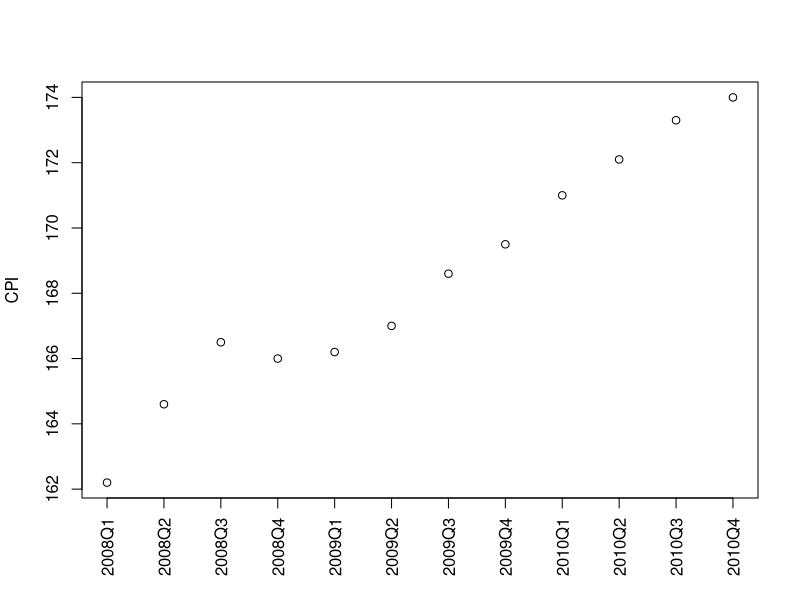
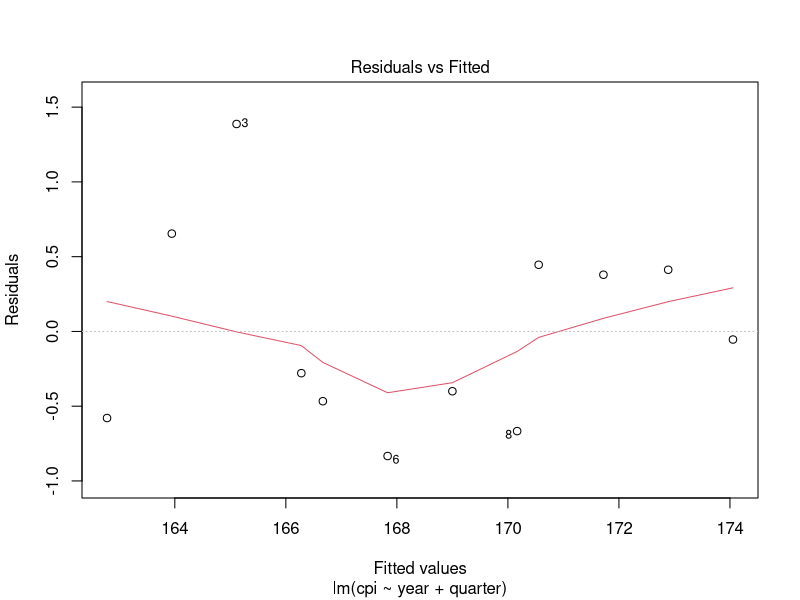
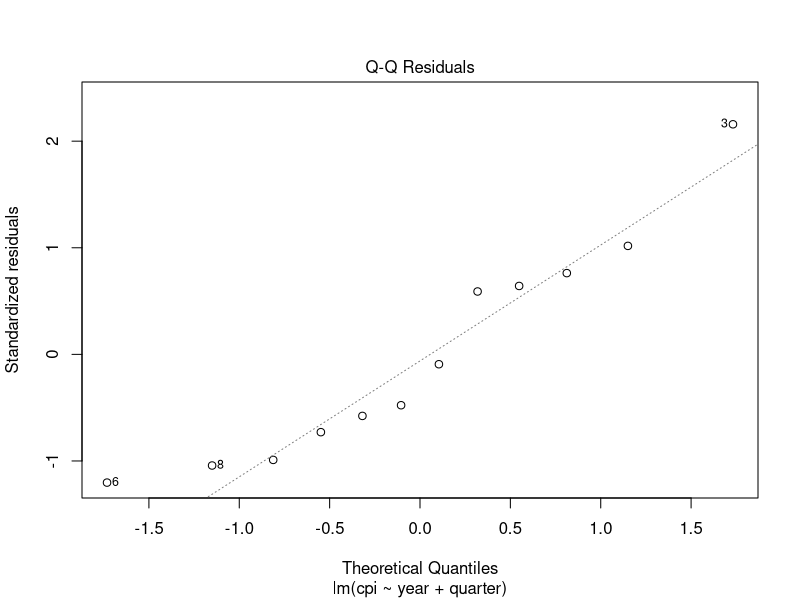
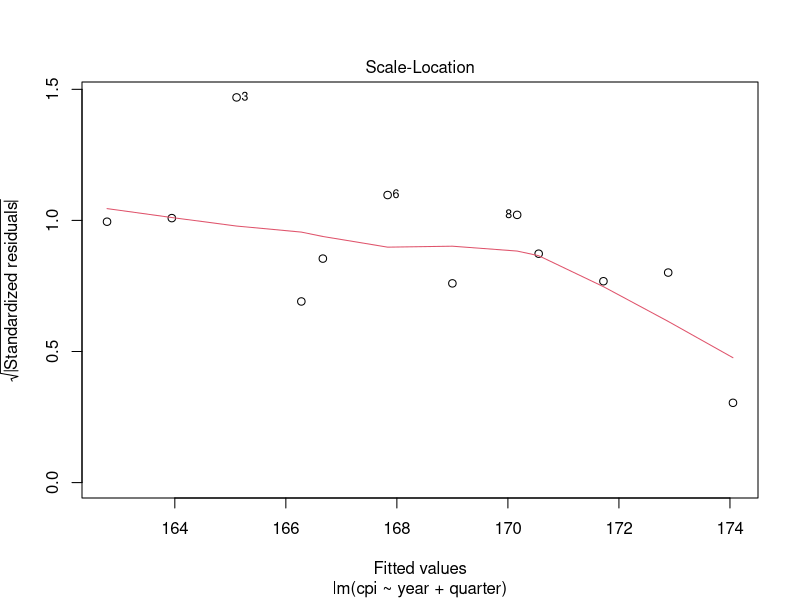
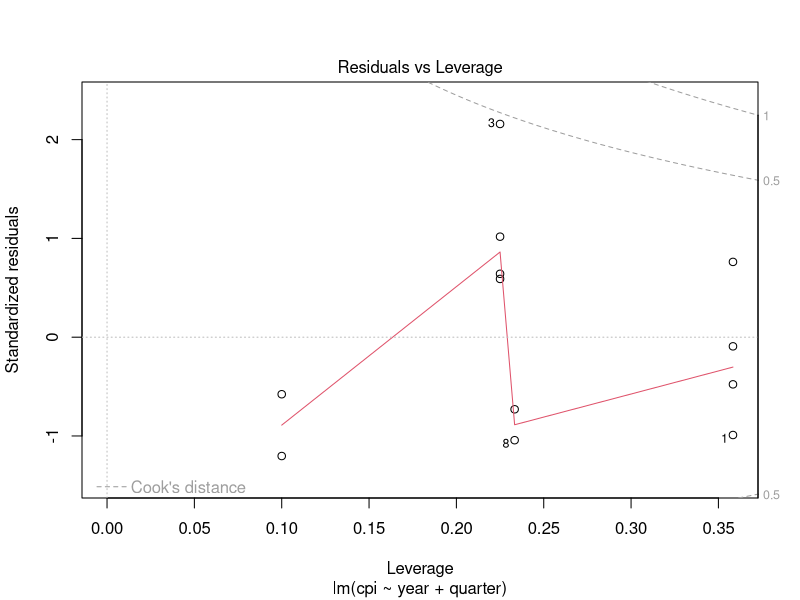
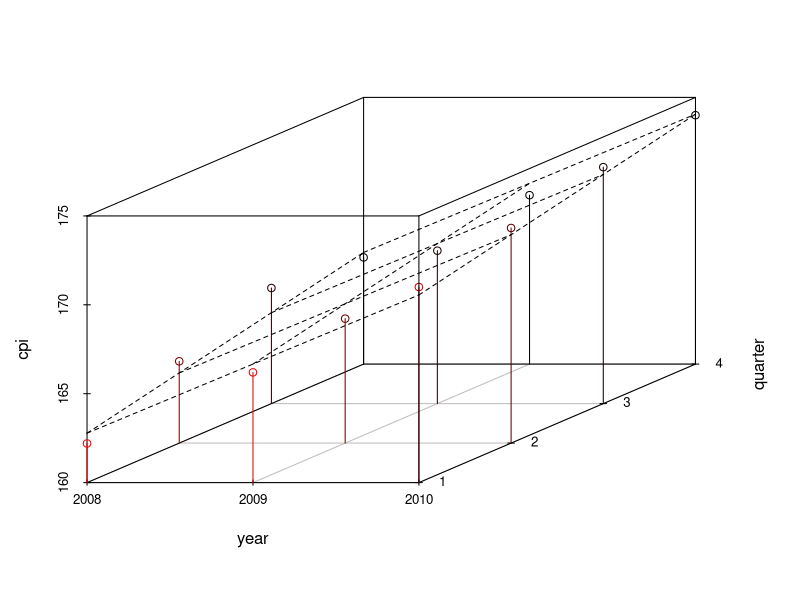
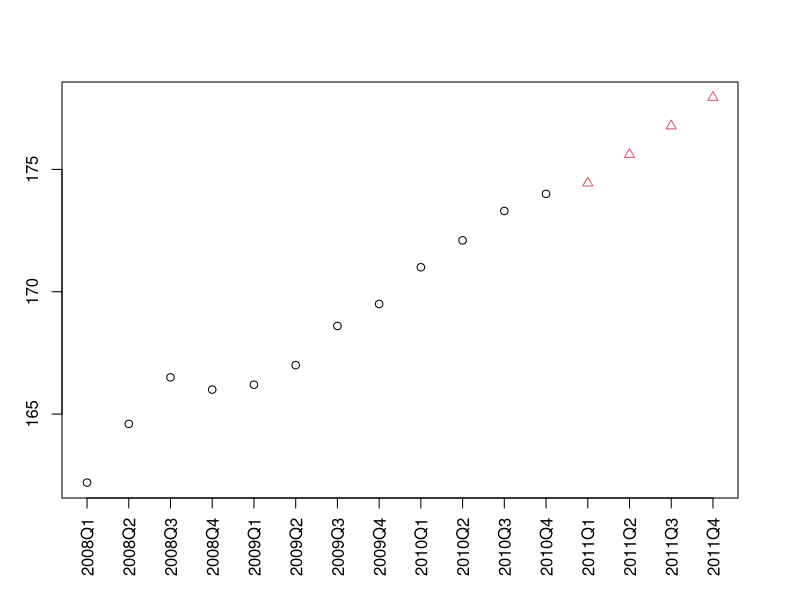
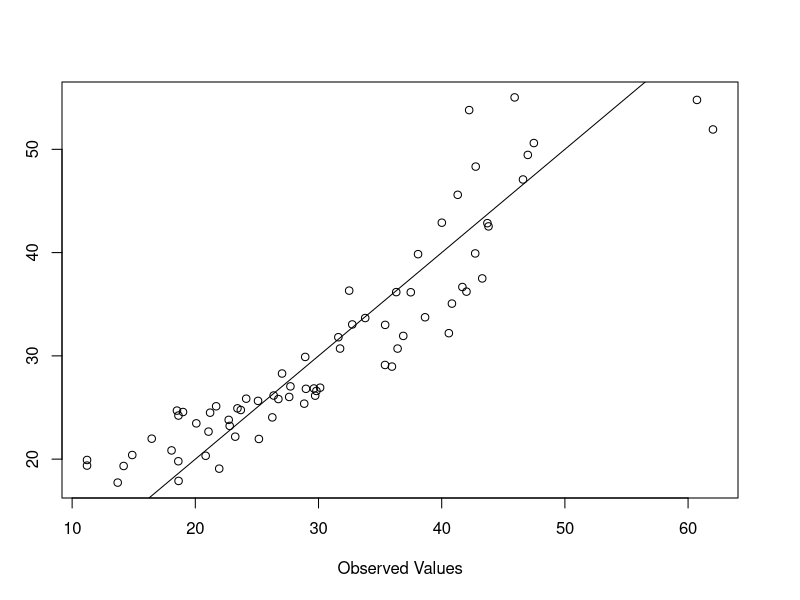

The R script that drew these images, in order:
year <- rep(2008:2010, each=4)
quarter <- rep(1:4, 3)
cpi <- c(162.2, 164.6, 166.5, 166.0,
           166.2, 167.0, 168.6, 169.5,
           171.0, 172.1, 173.3, 174.0)
plot(cpi, xaxt="n", ylab="CPI", xlab="")
# draw x-axis
axis(1, labels=paste(year,quarter,sep="Q"), at=1:12, las=3)
  
cor(year,cpi)

cor(quarter, cpi)

fit <- lm(cpi ~ year + quarter)
fit


(cpi2011 <- fit$coefficients[[1]] + fit$coefficients[[2]]*2011 + fit$coefficients[[3]]*(1:4))

attributes(fit)

fit$coefficients

# differences between observed values and fitted values
residuals(fit)

summary(fit)

plot(fit)

library(scatterplot3d)
s3d <- scatterplot3d(year, quarter, cpi, highlight.3d=T, type="h", lab=c(2,3))
s3d$plane3d(fit)

data2011 <- data.frame(year=2011, quarter=1:4)
cpi2011 <- predict(fit, newdata=data2011)
style <- c(rep(1,12), rep(2,4))
plot(c(cpi, cpi2011), xaxt="n", ylab="CPI", xlab="", pch=style, col=style)
axis(1, at=1:16, las=3,labels=c(paste(year,quarter,sep="Q"), "2011Q1", "2011Q2", "2011Q3", "2011Q4"))

data("bodyfat", package="TH.data")
myFormula <- DEXfat ~ age + waistcirc + hipcirc + elbowbreadth + kneebreadth
bodyfat.glm <- glm(myFormula, family = gaussian("log"), data = bodyfat)
summary(bodyfat.glm)

pred <- predict(bodyfat.glm, type="response")

plot(bodyfat$DEXfat, pred, xlab="Observed Values", ylab="Predicted Values")
abline(a=0, b=1)
